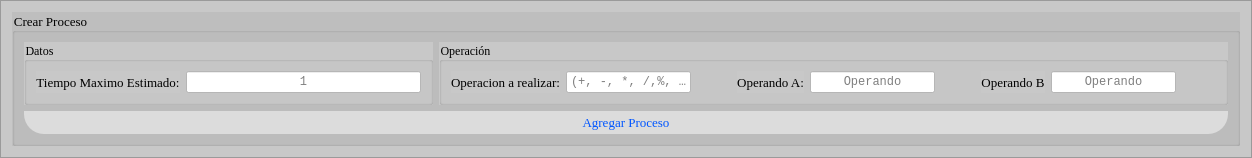
        <widget class="QFrame" name="frame_7">
         <property name="minimumSize">
          <size>
           <width>0</width>
           <height>0</height>
          </size>
         </property>
         <property name="maximumSize">
          <size>
           <width>16777215</width>
           <height>180</height>
          </size>
         </property>
         <property name="styleSheet">
          <string notr="true">background-color: rgb(200, 200, 200);</string>
         </property>
         <property name="frameShape">
          <enum>QFrame::StyledPanel</enum>
         </property>
         <property name="frameShadow">
          <enum>QFrame::Raised</enum>
         </property>
         <layout class="QGridLayout" name="gridLayout_9">
          <item row="0" column="0">
           <widget class="QGroupBox" name="groupBox_6">
            <property name="minimumSize">
             <size>
              <width>100</width>
              <height>0</height>
             </size>
            </property>
            <property name="maximumSize">
             <size>
              <width>16777215</width>
              <height>170</height>
             </size>
            </property>
            <property name="font">
             <font>
              <family>Times New Roman</family>
              <pointsize>10</pointsize>
             </font>
            </property>
            <property name="styleSheet">
             <string notr="true">background-color: rgb(190, 190, 190);</string>
            </property>
            <property name="title">
             <string>Crear Proceso</string>
            </property>
            <layout class="QGridLayout" name="gridLayout_10">
             <item row="1" column="0">
              <widget class="QGroupBox" name="groupBox_8">
               <property name="font">
                <font>
                 <family>Times New Roman</family>
                </font>
               </property>
               <property name="styleSheet">
                <string notr="true">background-color: rgb(200, 200, 200);</string>
               </property>
               <property name="title">
                <string>Datos</string>
               </property>
               <layout class="QGridLayout" name="gridLayout_11">
                <item row="0" column="0">
                 <layout class="QHBoxLayout" name="horizontalLayout_8">
                  <item>
                   <layout class="QVBoxLayout" name="verticalLayout_2">
                    <item>
                     <widget class="QLabel" name="label_5">
                      <property name="maximumSize">
                       <size>
                        <width>16777215</width>
                        <height>50</height>
                       </size>
                      </property>
                      <property name="font">
                       <font>
                        <family>Times New Roman</family>
                        <pointsize>10</pointsize>
                       </font>
                      </property>
                      <property name="text">
                       <string>Tiempo Maximo Estimado:</string>
                      </property>
                      <property name="alignment">
                       <set>Qt::AlignCenter</set>
                      </property>
                     </widget>
                    </item>
                   </layout>
                  </item>
                  <item>
                   <layout class="QVBoxLayout" name="verticalLayout_3">
                    <item>
                     <widget class="QLineEdit" name="le_tiempo_max">
                      <property name="enabled">
                       <bool>true</bool>
                      </property>
                      <property name="font">
                       <font>
                        <family>Consolas</family>
                       </font>
                      </property>
                      <property name="styleSheet">
                       <string notr="true">background-color: rgb(255, 255, 255);</string>
                      </property>
                      <property name="text">
                       <string notr="true"/>
                      </property>
                      <property name="maxLength">
                       <number>10</number>
                      </property>
                      <property name="frame">
                       <bool>true</bool>
                      </property>
                      <property name="alignment">
                       <set>Qt::AlignCenter</set>
                      </property>
                      <property name="placeholderText">
                       <string>1</string>
                      </property>
                      <property name="clearButtonEnabled">
                       <bool>true</bool>
                      </property>
                     </widget>
                    </item>
                   </layout>
                  </item>
                 </layout>
                </item>
               </layout>
              </widget>
             </item>
             <item row="1" column="1">
              <widget class="QGroupBox" name="groupBox_7">
               <property name="font">
                <font>
                 <family>Times New Roman</family>
                </font>
               </property>
               <property name="styleSheet">
                <string notr="true">background-color: rgb(200, 200, 200);</string>
               </property>
               <property name="title">
                <string>Operación</string>
               </property>
               <layout class="QHBoxLayout" name="horizontalLayout_12">
                <item>
                 <layout class="QHBoxLayout" name="horizontalLayout_11">
                  <item>
                   <widget class="QLabel" name="label_4">
                    <property name="maximumSize">
                     <size>
                      <width>16777215</width>
                      <height>50</height>
                     </size>
                    </property>
                    <property name="font">
                     <font>
                      <family>Times New Roman</family>
                      <pointsize>10</pointsize>
                     </font>
                    </property>
                    <property name="text">
                     <string>Operacion a realizar:</string>
                    </property>
                    <property name="alignment">
                     <set>Qt::AlignCenter</set>
                    </property>
                   </widget>
                  </item>
                  <item>
                   <widget class="QLineEdit" name="le_operador">
                    <property name="font">
                     <font>
                      <family>Consolas</family>
                     </font>
                    </property>
                    <property name="styleSheet">
                     <string notr="true">background-color: rgb(255, 255, 255);</string>
                    </property>
                    <property name="frame">
                     <bool>true</bool>
                    </property>
                    <property name="alignment">
                     <set>Qt::AlignCenter</set>
                    </property>
                    <property name="placeholderText">
                     <string>(+, -, *, /,%, %%)</string>
                    </property>
                    <property name="clearButtonEnabled">
                     <bool>true</bool>
                    </property>
                   </widget>
                  </item>
                 </layout>
                </item>
                <item>
                 <spacer name="horizontalSpacer_3">
                  <property name="orientation">
                   <enum>Qt::Horizontal</enum>
                  </property>
                  <property name="sizeHint" stdset="0">
                   <size>
                    <width>40</width>
                    <height>20</height>
                   </size>
                  </property>
                 </spacer>
                </item>
                <item>
                 <layout class="QHBoxLayout" name="horizontalLayout_9">
                  <item>
                   <widget class="QLabel" name="label_7">
                    <property name="font">
                     <font>
                      <family>Times New Roman</family>
                      <pointsize>10</pointsize>
                     </font>
                    </property>
                    <property name="text">
                     <string>Operando A:</string>
                    </property>
                    <property name="alignment">
                     <set>Qt::AlignCenter</set>
                    </property>
                   </widget>
                  </item>
                  <item>
                   <widget class="QLineEdit" name="le_operando_a">
                    <property name="font">
                     <font>
                      <family>Consolas</family>
                     </font>
                    </property>
                    <property name="styleSheet">
                     <string notr="true">background-color: rgb(255, 255, 255);</string>
                    </property>
                    <property name="frame">
                     <bool>true</bool>
                    </property>
                    <property name="alignment">
                     <set>Qt::AlignCenter</set>
                    </property>
                    <property name="placeholderText">
                     <string>Operando</string>
                    </property>
                   </widget>
                  </item>
                 </layout>
                </item>
                <item>
                 <spacer name="horizontalSpacer_4">
                  <property name="orientation">
                   <enum>Qt::Horizontal</enum>
                  </property>
                  <property name="sizeHint" stdset="0">
                   <size>
                    <width>40</width>
                    <height>20</height>
                   </size>
                  </property>
                 </spacer>
                </item>
                <item>
                 <layout class="QHBoxLayout" name="horizontalLayout_10">
                  <item>
                   <widget class="QLabel" name="label_8">
                    <property name="font">
                     <font>
                      <family>Times New Roman</family>
                      <pointsize>10</pointsize>
                     </font>
                    </property>
                    <property name="text">
                     <string>Operando B</string>
                    </property>
                    <property name="alignment">
                     <set>Qt::AlignCenter</set>
                    </property>
                   </widget>
                  </item>
                  <item>
                   <widget class="QLineEdit" name="le_operando_b">
                    <property name="font">
                     <font>
                      <family>Consolas</family>
                     </font>
                    </property>
                    <property name="styleSheet">
                     <string notr="true">background-color: rgb(255, 255, 255);</string>
                    </property>
                    <property name="frame">
                     <bool>true</bool>
                    </property>
                    <property name="alignment">
                     <set>Qt::AlignCenter</set>
                    </property>
                    <property name="placeholderText">
                     <string>Operando</string>
                    </property>
                   </widget>
                  </item>
                 </layout>
                </item>
                <item>
                 <spacer name="horizontalSpacer_5">
                  <property name="orientation">
                   <enum>Qt::Horizontal</enum>
                  </property>
                  <property name="sizeHint" stdset="0">
                   <size>
                    <width>40</width>
                    <height>20</height>
                   </size>
                  </property>
                 </spacer>
                </item>
               </layout>
              </widget>
             </item>
             <item row="2" column="0" colspan="2">
              <widget class="QPushButton" name="pb_agregar">
               <property name="minimumSize">
                <size>
                 <width>1204</width>
                 <height>23</height>
                </size>
               </property>
               <property name="font">
                <font>
                 <family>Times New Roman</family>
                 <pointsize>10</pointsize>
                </font>
               </property>
               <property name="styleSheet">
                <string notr="true">
QPushButton {
   
	background-color: rgb(220, 220, 220);
	border-bottom-left-radius: 20px;
    border-bottom-right-radius: 20px;
	
	color: rgb(0, 85, 255);
}

QPushButton:hover {
    
	background-color: rgb(255, 255, 255);
}


QPushButton:pressed {
   
	background-color: rgb(190, 190, 190);
	
	color: rgb(0, 170, 0);
}</string>
               </property>
               <property name="text">
                <string>Agregar Proceso</string>
               </property>
              </widget>
             </item>
            </layout>
           </widget>
          </item>
         </layout>
        </widget>
